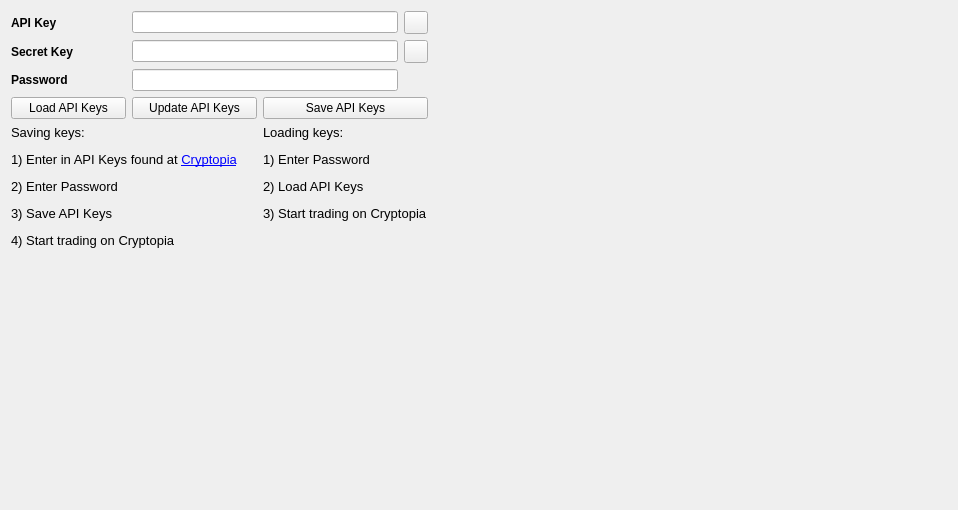
     <widget class="QWidget" name="ApiSettings">
      <attribute name="title">
       <string>Settings</string>
      </attribute>
      <layout class="QGridLayout" name="gridLayout">
       <item row="0" column="0">
        <widget class="QLabel" name="label_2">
         <property name="font">
          <font>
           <weight>75</weight>
           <bold>true</bold>
          </font>
         </property>
         <property name="text">
          <string>API Key</string>
         </property>
        </widget>
       </item>
       <item row="0" column="1" colspan="3">
        <widget class="QLineEdit" name="ApiKeyInput">
         <property name="text">
          <string/>
         </property>
        </widget>
       </item>
       <item row="0" column="4">
        <widget class="QToolButton" name="KeyPasteButton">
         <property name="toolTip">
          <string>Paste from clipboard</string>
         </property>
         <property name="text">
          <string/>
         </property>
         <property name="icon">
          <iconset>
           <normaloff>:/icons/editpaste</normaloff>:/icons/editpaste</iconset>
         </property>
         <property name="shortcut">
          <string>Alt+P</string>
         </property>
        </widget>
       </item>
       <item row="0" column="5" rowspan="6">
        <spacer name="horizontalSpacer_3">
         <property name="orientation">
          <enum>Qt::Horizontal</enum>
         </property>
         <property name="sizeHint" stdset="0">
          <size>
           <width>519</width>
           <height>488</height>
          </size>
         </property>
        </spacer>
       </item>
       <item row="1" column="0">
        <widget class="QLabel" name="label">
         <property name="font">
          <font>
           <weight>75</weight>
           <bold>true</bold>
          </font>
         </property>
         <property name="text">
          <string>Secret Key</string>
         </property>
        </widget>
       </item>
       <item row="1" column="1" colspan="3">
        <widget class="QLineEdit" name="SecretKeyInput"/>
       </item>
       <item row="1" column="4">
        <widget class="QToolButton" name="SecretPasteButton">
         <property name="toolTip">
          <string>Paste from clipboard</string>
         </property>
         <property name="text">
          <string/>
         </property>
         <property name="icon">
          <iconset>
           <normaloff>:/icons/editpaste</normaloff>:/icons/editpaste</iconset>
         </property>
         <property name="shortcut">
          <string>Alt+P</string>
         </property>
        </widget>
       </item>
       <item row="2" column="0">
        <widget class="QLabel" name="label_28">
         <property name="font">
          <font>
           <weight>75</weight>
           <bold>true</bold>
          </font>
         </property>
         <property name="text">
          <string>Password</string>
         </property>
        </widget>
       </item>
       <item row="2" column="1" colspan="3">
        <widget class="QLineEdit" name="PasswordInput">
         <property name="echoMode">
          <enum>QLineEdit::Password</enum>
         </property>
        </widget>
       </item>
       <item row="3" column="0">
        <widget class="QPushButton" name="LoadKeys">
         <property name="minimumSize">
          <size>
           <width>115</width>
           <height>0</height>
          </size>
         </property>
         <property name="text">
          <string>Load API Keys</string>
         </property>
        </widget>
       </item>
       <item row="3" column="1" colspan="2">
        <widget class="QPushButton" name="UpdateKeys">
         <property name="minimumSize">
          <size>
           <width>125</width>
           <height>0</height>
          </size>
         </property>
         <property name="text">
          <string>Update API Keys</string>
         </property>
        </widget>
       </item>
       <item row="3" column="3" colspan="2">
        <widget class="QPushButton" name="SaveKeys">
         <property name="minimumSize">
          <size>
           <width>115</width>
           <height>0</height>
          </size>
         </property>
         <property name="text">
          <string>Save API Keys</string>
         </property>
        </widget>
       </item>
       <item row="5" column="0" colspan="5">
        <spacer name="verticalSpacer_2">
         <property name="orientation">
          <enum>Qt::Vertical</enum>
         </property>
         <property name="sizeHint" stdset="0">
          <size>
           <width>358</width>
           <height>247</height>
          </size>
         </property>
        </spacer>
       </item>
       <item row="4" column="3" colspan="2">
        <widget class="QLabel" name="label232_17">
         <property name="font">
          <font>
           <pointsize>10</pointsize>
           <weight>50</weight>
           <bold>false</bold>
          </font>
         </property>
         <property name="text">
          <string>&lt;html&gt;&lt;head/&gt;&lt;body&gt;&lt;p&gt;Loading keys:&lt;/p&gt;&lt;p&gt;1) Enter Password&lt;/p&gt;&lt;p&gt;2) Load API Keys&lt;/p&gt;&lt;p&gt;3) Start trading on Cryptopia&lt;/p&gt;&lt;/body&gt;&lt;/html&gt;</string>
         </property>
         <property name="alignment">
          <set>Qt::AlignLeading|Qt::AlignLeft|Qt::AlignTop</set>
         </property>
        </widget>
       </item>
       <item row="4" column="0" colspan="3">
        <widget class="QLabel" name="label232_16">
         <property name="font">
          <font>
           <pointsize>10</pointsize>
           <weight>50</weight>
           <bold>false</bold>
          </font>
         </property>
         <property name="text">
          <string>&lt;html&gt;&lt;head/&gt;&lt;body&gt;&lt;p&gt;Saving keys:&lt;/p&gt;&lt;p&gt;1) Enter in API Keys found at &lt;a href=&quot;https://Cryptopia.co.nz/&quot;&gt;&lt;span style=&quot; text-decoration: underline; color:#0000ff;&quot;&gt;Cryptopia&lt;/span&gt;&lt;/a&gt;&lt;/p&gt;&lt;p&gt;2) Enter Password&lt;/p&gt;&lt;p&gt;3) Save API Keys&lt;/p&gt;&lt;p&gt;4) Start trading on Cryptopia&lt;/p&gt;&lt;/body&gt;&lt;/html&gt;</string>
         </property>
        </widget>
       </item>
      </layout>
      <zorder>label</zorder>
      <zorder>ApiKeyInput</zorder>
      <zorder>label_2</zorder>
      <zorder>SecretKeyInput</zorder>
      <zorder>UpdateKeys</zorder>
      <zorder>SaveKeys</zorder>
      <zorder>LoadKeys</zorder>
      <zorder>label232_16</zorder>
      <zorder>label232_17</zorder>
      <zorder>label_28</zorder>
      <zorder>PasswordInput</zorder>
      <zorder>KeyPasteButton</zorder>
      <zorder>SecretPasteButton</zorder>
     </widget>
